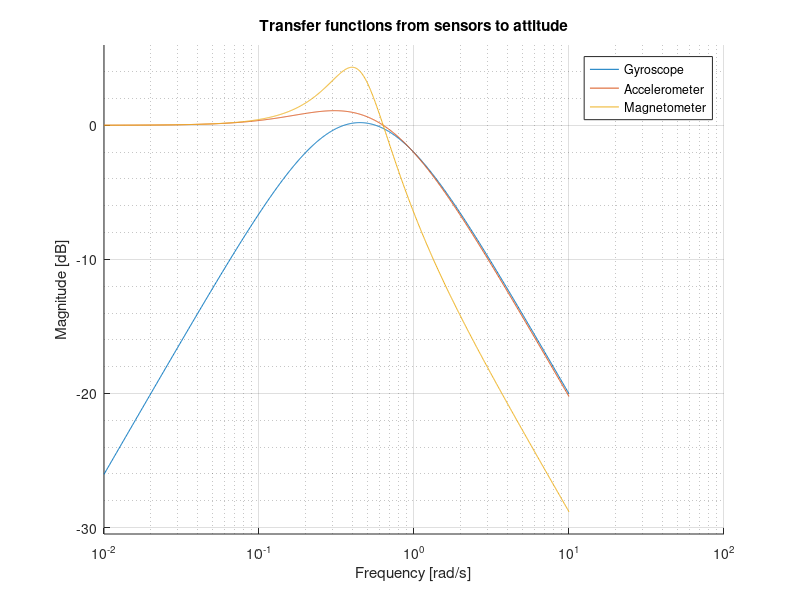

Write the MATLAB code that produced this figure.
%%%%%%%%%%%%%%%%%%%%%%%%%%%%%%%%%%%%%%%
% Attitude Estimator - Run Filters    %
% Author: M. Giurato                  %
% Date: 19/07/12                      %
%%%%%%%%%%%%%%%%%%%%%%%%%%%%%%%%%%%%%%%

close all
clearvars
clc

%% Parameters
ts = 0.01;                

%Tuning
Kacc = 2.3000; 
Kmag = 0.8500;
Kp = 0.8500;
Ki = 0.2000;

%% Dynamical model
%Roll and Pitch angles use the accelerometer measurement
AArp = [-Kp*Kacc/2 -1 ;
            Ki      0];
BBrp = [1  Kp*Kacc/2 ;
        0    -Ki    ];
CCrp = eye(2);
DDrp = zeros(2);

states = {'Theta_{hat}' 'b_{hat}'};
inputs = {'gyro' 'acc'};
outputs = {'Theta_{hat}' 'b_{hat}'};

% MahRP_ss = ss(AArp,BBrp,CCrp,DDrp,'statename',states,'inputname',inputs,'outputname',outputs);
MahRP_ss = ss(AArp,BBrp,CCrp,DDrp);
MahRP_tf = tf(MahRP_ss);

theta_tfgyro = MahRP_tf(1,1);
theta_tfacc = MahRP_tf(1,2);

%Yaw angle uses the magnetometer measurement
AAy = [-Kp*Kmag/2 -1 ;
           Ki      0];
BBy = [1  Kp*Kmag/2 ;
       0    -Ki    ];
CCy = eye(2);
DDy = zeros(2);

states = {'Theta_{hat}' 'b_{hat}'};
inputs = {'gyro' 'mag'};
outputs = {'Theta_{hat}' 'b_{hat}'};

% MahY_ss = ss(AAy,BBy,CCy,DDy,'statename',states,'inputname',inputs,'outputname',outputs);
MahY_ss = ss(AAy,BBy,CCy,DDy);
MahY_tf = tf(MahY_ss);

theta_tfmag = MahY_tf(1,2);

%% Plot results
figure
hold on
bodemag(theta_tfgyro)
bodemag(theta_tfacc)
bodemag(theta_tfmag)
title('Transfer functions from sensors to attitude')
legend('Gyroscope','Accelerometer','Magnetometer')
xlim([1e-2 1e2])
grid minor
hold off